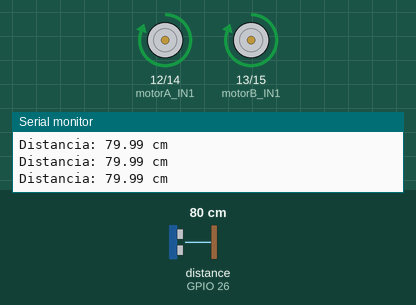
This sketch was run on a simulated ESP32. Shown: motor-driver pin pairs drawn as motors (green arrow = first pin HIGH = forward, orange = second pin HIGH = backward, longer = more drive), the last lines printed to the serial monitor. Wiring (inferred from the names in the program): ultrasonic range finder: trigger GPIO 25; echo GPIO 26. The test bench sets the inputs (shaded band); at power-on: distance to the obstacle (sensor on GPIO 26) 80 cm. The echo pulse lasts 58.3 µs per cm.

Above: at 1.2 s.
1.3 s: distance to the obstacle (sensor on GPIO 26) set to 12 cm
2.8 s: distance to the obstacle (sensor on GPIO 26) set to 9 cm
At 4.7 s:
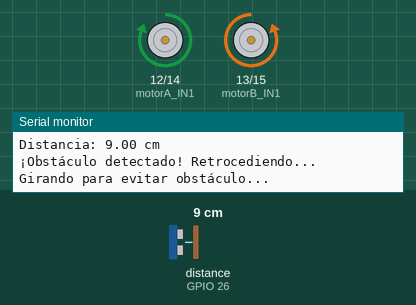
5.8 s: distance to the obstacle (sensor on GPIO 26) set to 18 cm
At 7.9 s:
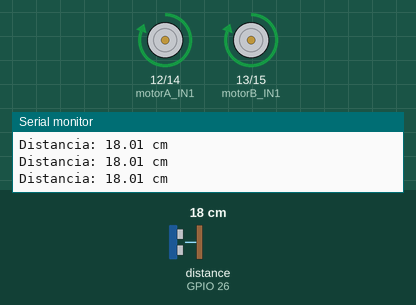
8.5 s: distance to the obstacle (sensor on GPIO 26) set to 2 cm
At 9.3 s:
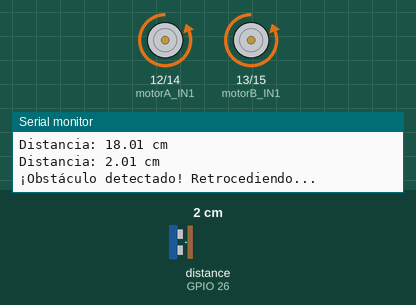
Timing chart, 0 to 12.5 s (numbered marks = the images above; inputs shaded):
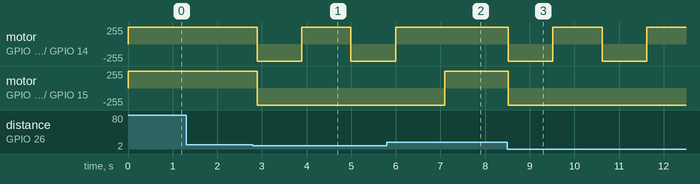

Measured:
- the behaviour switches between 11 and 10 cm on distance to the obstacle (sensor on GPIO 26) (found by bisection; images 0 and 1)
- after the input at 2.8 s, motor on GPIO 12 (motorA_IN1) / GPIO 14 (motorA_IN2): forward 255/255 → backward 255/255 after 0.09 s, → forward 255/255 1.0 s later, → backward 255/255 1.1 s later; motor on GPIO 13 (motorB_IN1) / GPIO 15 (motorB_IN2): forward 255/255 → backward 255/255 after 0.09 s
- after the input at 5.8 s, motor on GPIO 12 (motorA_IN1) / GPIO 14 (motorA_IN2): goes on until 6.0 s, then stays forward 255/255; motor on GPIO 13 (motorB_IN1) / GPIO 15 (motorB_IN2): backward 255/255 → forward 255/255 after 1.3 s
- after the input at 8.5 s, motor on GPIO 12 (motorA_IN1) / GPIO 14 (motorA_IN2): alternates forward 255/255 for 1.1 s and backward 255/255 for 1.0 s, starting at once; motor on GPIO 13 (motorB_IN1) / GPIO 15 (motorB_IN2): forward 255/255 → backward 255/255 at once

The sketch:

PruebaUltrasonico.ino
```cpp
// Universidad CENFOTEC
// Robot con evasión de obstáculos a 10 cm
//Mariana Cubero

// Pines de los motores
const int motorA_IN1 = 12;
const int motorA_IN2 = 14;
const int motorB_IN1 = 13;
const int motorB_IN2 = 15;

// Pines del sensor ultrasónico
const int trigPin = 25;  // TRIG conectado a GPIO25 (I025)
const int echoPin = 26;  // ECHO conectado a GPIO26 (I026)

// Umbral de detección (cm)
const float DISTANCIA_UMBRAL = 10.0;

void setup() {
  // Inicializar motores
  pinMode(motorA_IN1, OUTPUT);
  pinMode(motorA_IN2, OUTPUT);
  pinMode(motorB_IN1, OUTPUT);
  pinMode(motorB_IN2, OUTPUT);

  // Inicializar sensor ultrasónico
  pinMode(trigPin, OUTPUT);
  pinMode(echoPin, INPUT);

  Serial.begin(115200);
  Serial.println("Iniciando robot con evasión de obstáculos...");
}

void loop() {
  float distancia = medirDistanciaCM();

  Serial.print("Distancia: ");
  Serial.print(distancia);
  Serial.println(" cm");

  if (distancia > 0 && distancia < DISTANCIA_UMBRAL) {
    Serial.println("¡Obstáculo detectado! Retrocediendo...");
    atras();
    delay(1000);

    Serial.println("Girando para evitar obstáculo...");
    girarDerecha();
    delay(1000); // Ajusta para dar una vuelta completa si lo deseas

    Serial.println("Reanudando avance...");
  } else {
    adelante();
  }

  delay(100);
}

// ---------------- FUNCIONES DE MOVIMIENTO ----------------

void adelante() {
  digitalWrite(motorA_IN1, HIGH);
  digitalWrite(motorA_IN2, LOW);
  digitalWrite(motorB_IN1, HIGH);
  digitalWrite(motorB_IN2, LOW);
}

void atras() {
  digitalWrite(motorA_IN1, LOW);
  digitalWrite(motorA_IN2, HIGH);
  digitalWrite(motorB_IN1, LOW);
  digitalWrite(motorB_IN2, HIGH);
}

void parar() {
  digitalWrite(motorA_IN1, LOW);
  digitalWrite(motorA_IN2, LOW);
  digitalWrite(motorB_IN1, LOW);
  digitalWrite(motorB_IN2, LOW);
}

void girarDerecha() {
  digitalWrite(motorA_IN1, HIGH);
  digitalWrite(motorA_IN2, LOW);
  digitalWrite(motorB_IN1, LOW);
  digitalWrite(motorB_IN2, HIGH);
}

// ---------------- SENSOR ULTRASÓNICO ----------------

float medirDistanciaCM() {
  digitalWrite(trigPin, LOW);
  delayMicroseconds(2);
  digitalWrite(trigPin, HIGH);
  delayMicroseconds(10);
  digitalWrite(trigPin, LOW);

  long duracion = pulseIn(echoPin, HIGH, 30000); // Timeout de 30 ms

  if (duracion == 0) {
    return -1; // No se detectó eco
  }

  float distancia = duracion * 0.0343 / 2.0;
  return distancia;
}
```
